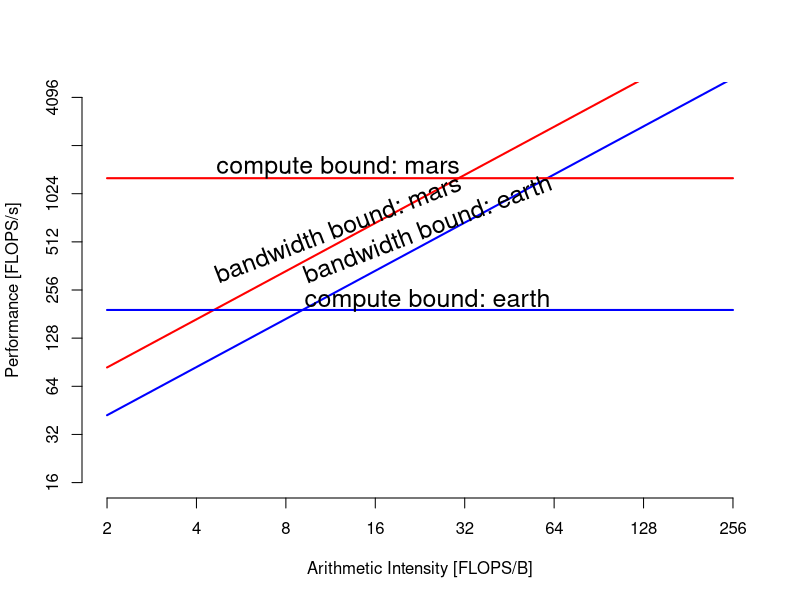

Write the R code that produced this figure.
png("task-01_roofline-earth-mars.png", width = 1280, height = 640)

pp_earth =  192.0 # peak performance ... [GFLOPS/s]
pb_earth =    9.1 # peak bandwidth ... [GB/s]
ai_earth = function(b) (pp_earth/pb_earth) * b

pp_mars  = 1280.0 # peak performance ... [GFLOPS/s]
pb_mars  =   30.5 # peak bandwidth ... [GB/s]
ai_mars  = function(b) (pp_mars/pb_mars) * b

x = seq(1,8,1)
x_at = 2^x
x_labels = x_at

y = seq(4,12,1)
y_at = 2^y
y_labels = y_at

plot(ai_earth, xlab = "Arithmetic Intensity [FLOPS/B]",
         xlim = c(x_at[1], x_at[length(x_at)]),
         ylab = "Performance [FLOPS/s]", 
         ylim = c(y_at[1], y_at[length(y_at)]),
     axes=FALSE, log = "xy", type = "l", col = "blue", lwd = 2)

axis(1, at = x_at, labels = x_labels, tick = TRUE)
axis(2, at = y_at, labels = y_labels, tick = TRUE)


# 10 threads - all
#                   100     204800     819200        kdd
#flops_t10_a = c( 1.3292, 1517.9227, 2225.7196, 3427.6304)
#bw_t10_a    = c(73.4359,  476.2558,  734.1712, 1061.9937)
#
#for (i in 1:4) {
#  ai = flops_t10_a[i] / bw_t10_a[i]
#  points(ai, flops_t10_a[i]/1000, col="powderblue", pch = 15, cex = 1.5)
#}

# 10 threads - all
#                   100    204800     819200        kdd
#flops_t80_a = c( 0.5820, 731.8209, 1164.4394, 1519.8610)
#bw_t80_a    = c(78.4760, 981.6600, 1244,3416, 1420,3577)
#
#for (i in 1:4) {
#  ai = flops_t80_a[i] / bw_t80_a[i]
#  points(ai, flops_t80_a[i]/1000, col="blue", pch = 16, cex = 1.5)
#}


# 10 threads - marked 
#                     100      204800      819200         kdd
#flops_t10_m =  c(385.0818, 12738.9347, 12814.5174, 12995.5919)
#bw_t10_m =     c(150.0137,  2248.9188,  3500.4505,  3451.1885)
#
#for (i in 1:4) {
#  ai = flops_t10_m[i] / bw_t10_m[i]
#  points(ai, flops_t10_m[i]/1000, col="orange", pch = 17, cex = 1.5)
#}

# 80 threads - marked 
#                     100     204800     819200        kdd
#flops_t80_m = c(   7.4574, 4017.8371, 6579.4072, 5940.1009)
#bw_t80_m    = c(1292.0169, 2807.5566, 3312.4733, 3230.9055)
#
#for (i in 1:4) {
#  ai = flops_t80_m[i] / bw_t80_m[i]
#  points(ai, flops_t80_m[i]/1000, col="green", pch = 18, cex = 1.5)
#}


segments(x_at[1], ai_mars(x_at[1]), x_at[length(x_at)], ai_mars(x_at[length(x_at)]),
         col = "red", lwd = 2)

segments(x_at[1], pp_earth, x_at[length(x_at)], pp_earth,
         col = "blue", lwd = 2)

segments(x_at[1], pp_mars, x_at[length(x_at)], pp_mars,
         col = "red", lwd = 2)

text(24, 620, "bandwidth bound: earth", srt = 21, cex = 1.5)
text(24, 220, "compute bound: earth", cex = 1.5)
text(12, 620, "bandwidth bound: mars", srt = 21, cex = 1.5)
text(12, 1500, "compute bound: mars", cex = 1.5)

dev.off()
